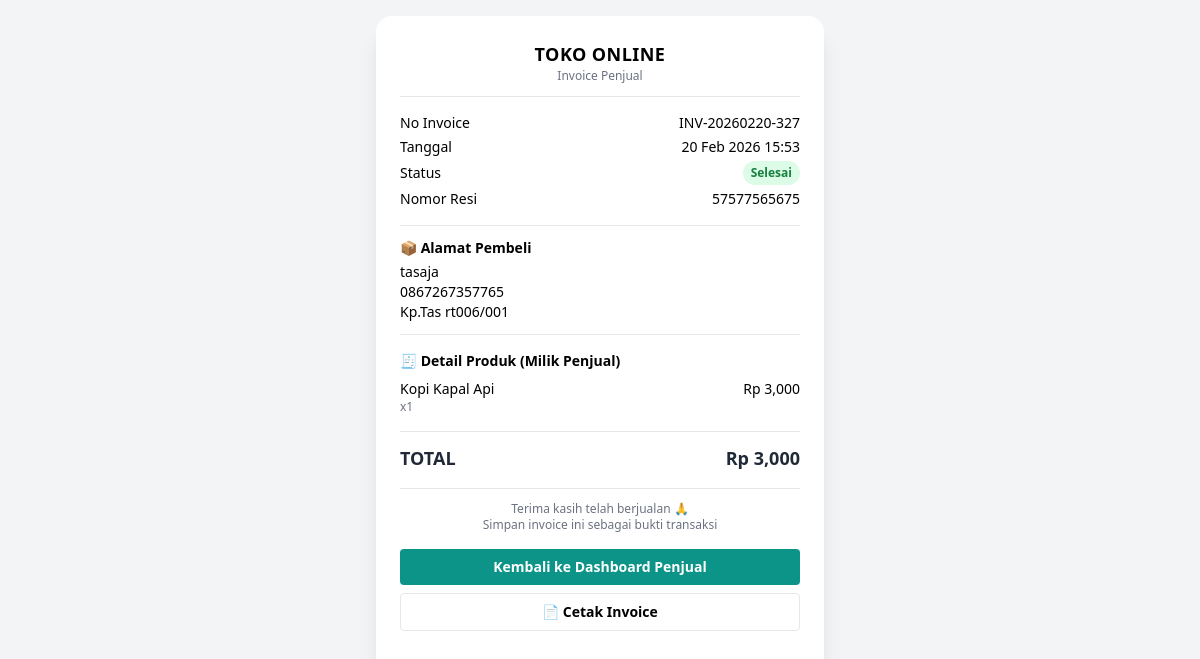
Page /penjual/invoice.php?transaksi_id=327 (signed in) on the committed database.
### tables this page shows
CREATE TABLE `transaksi` (
  `id` int NOT NULL,
  `pembeli_id` int NOT NULL,
  `bank` varchar(50) DEFAULT NULL,
  `no_rekening` varchar(50) DEFAULT NULL,
  `no_telepon` varchar(15) DEFAULT NULL,
  `total` int NOT NULL,
  `resi` varchar(100) DEFAULT NULL,
  `status` enum('menunggu_verifikasi','diproses','dikirim','selesai','refund') NOT NULL DEFAULT 'menunggu_verifikasi',
  `created_at` timestamp NOT NULL DEFAULT CURRENT_TIMESTAMP,
  `pesan_refund` text,
  `notif_dibaca_pembeli` tinyint(1) DEFAULT '1'
);

CREATE TABLE `users` (
  `id` int NOT NULL,
  `role_id` int NOT NULL,
  `nik` char(16) NOT NULL,
  `nama` varchar(100) NOT NULL,
  `email` varchar(100) NOT NULL,
  `password` varchar(255) NOT NULL,
  `created_at` timestamp NOT NULL DEFAULT CURRENT_TIMESTAMP,
  `alamat` text,
  `foto` varchar(255) DEFAULT NULL,
  `reset_token` varchar(255) DEFAULT NULL,
  `reset_expired` datetime DEFAULT NULL,
  `status_login` enum('online','offline') DEFAULT 'offline'
);

CREATE TABLE `transaksi_detail` (
  `id` int NOT NULL,
  `transaksi_id` int NOT NULL,
  `produk_id` int NOT NULL,
  `qty` int NOT NULL,
  `harga` int NOT NULL
);

CREATE TABLE `produk` (
  `id` int NOT NULL,
  `penjual_id` int NOT NULL,
  `kategori_id` int DEFAULT NULL,
  `nama_produk` varchar(150) NOT NULL,
  `deskripsi` text,
  `harga_modal` int NOT NULL,
  `harga` int NOT NULL,
  `margin` int NOT NULL DEFAULT '0',
  `margin_persen` int NOT NULL DEFAULT '0',
  `stok` int NOT NULL DEFAULT '0',
  `gambar` varchar(255) DEFAULT NULL,
  `created_at` timestamp NOT NULL DEFAULT CURRENT_TIMESTAMP,
  `updated_at` timestamp NOT NULL DEFAULT CURRENT_TIMESTAMP ON UPDATE CURRENT_TIMESTAMP
);

### penjual/invoice.php (the view, shortened to what this page needs)
<?php
include '../config/koneksi.php';
$penjual_id = $_SESSION['user_id'];
$transaksi_id = intval($_GET['transaksi_id'] ?? 0);
$q = mysqli_query($conn, "
    SELECT
        t.id,
        t.created_at,
        u.nama,
        u.alamat,
        t.no_telepon
    FROM transaksi t
    JOIN users u ON t.pembeli_id = u.id
    WHERE t.id = $transaksi_id
");
$transaksi = mysqli_fetch_assoc($q);
$qStatus = mysqli_query($conn, "
    SELECT status
    FROM transaksi_penjual
    WHERE transaksi_id = $transaksi_id
    AND penjual_id = $penjual_id
    LIMIT 1
");
$status_row = mysqli_fetch_assoc($qStatus);
$status_penjual = $status_row['status'] ?? 'menunggu';
$qResi = mysqli_query($conn, "
    SELECT resi
    FROM transaksi_penjual
    WHERE transaksi_id = $transaksi_id
    AND penjual_id = $penjual_id
    LIMIT 1
");
$resi_row = mysqli_fetch_assoc($qResi);
$resi = $resi_row['resi'] ?? '';
$qDetail = mysqli_query($conn, "
    SELECT
        d.qty,
        d.harga,
        p.nama_produk
    FROM transaksi_detail d
    JOIN produk p ON d.produk_id = p.id
    WHERE d.transaksi_id = $transaksi_id
    AND p.penjual_id = $penjual_id
");
$items = [];
$total = 0;
while ($d = mysqli_fetch_assoc($qDetail)) {
    $items[] = $d;
    $total += $d['harga'] * $d['qty'];
}
$invoice = [
    'kode'    => 'INV-' . date('Ymd', strtotime($transaksi['created_at'])) . '-' . $transaksi_id,
    'tanggal' => date('d M Y H:i', strtotime($transaksi['created_at'])),
    'total'   => $total,
    'status'  => $status_penjual,
     'resi'    => $resi,
    'alamat'  => [
        'nama'   => $transaksi['nama'],
        'telp'   => $transaksi['no_telepon'],
        'alamat' => $transaksi['alamat']
    ],
    'items' => $items
];
$alamat = $invoice['alamat'];
?>
<!DOCTYPE html>
<html lang="id">
<head>
    <script src="https://cdn.tailwindcss.com"></script>
</head>
<body class="bg-gray-100 min-h-screen flex justify-center p-4">
<div class="bg-white w-full max-w-md rounded-2xl shadow-xl p-6 text-sm font-sans print-area">
    <div class="text-center border-b pb-3 mb-4">
        <h1 class="text-lg font-bold tracking-wide">TOKO ONLINE</h1>
        <p class="text-xs text-gray-500">Invoice Penjual</p>
    </div>
    <div class="mb-4 space-y-1">
        <div class="flex justify-between">
            <span>No Invoice</span>
            <span><?= $invoice['kode'] ?></span>
        </div>
        <div class="flex justify-between">
            <span>Tanggal</span>
            <span><?= $invoice['tanggal'] ?></span>
        </div>
 <div class="flex justify-between items-center">
    <span>Status</span>
    <?php
    $badge = match ($invoice['status']) {
        'menunggu' => 'bg-orange-100 text-orange-700',
        'diproses' => 'bg-blue-100 text-blue-700',
        'dikirim' => 'bg-blue-200 text-blue-800',
        'selesai'  => 'bg-green-100 text-green-700',
        'refund'   => 'bg-red-100 text-red-700',
        default    => 'bg-gray-100 text-gray-700'
    };
    ?>
    <span class="px-2 py-1 text-xs rounded-full font-semibold <?= $badge ?>">
        <?= ucfirst($invoice['status']) ?>
    </span>
</div>
        <div class="flex justify-between">
    <span>Nomor Resi</span>
    <span><?= $invoice['resi'] ?: '-' ?></span>
</div>
    </div>
    <div class="border-t border-b py-3 mb-4">
        <p class="font-bold mb-1">📦 Alamat Pembeli</p>
        <p><?= htmlspecialchars($alamat['nama']) ?></p>
        <p><?= htmlspecialchars($alamat['telp']) ?></p>
        <p><?= htmlspecialchars($alamat['alamat']) ?></p>
    </div>
    <div class="mb-4">
        <p class="font-bold mb-2">🧾 Detail Produk (Milik Penjual)</p>
        <?php foreach ($invoice['items'] as $item): ?>
            <div class="flex justify-between mb-1">
                <div>
                    <p><?= htmlspecialchars($item['nama_produk']) ?></p>
                    <p class="text-xs text-gray-500">x<?= $item['qty'] ?></p>
                </div>
                <p>Rp <?= number_format($item['harga'] * $item['qty']) ?></p>
            </div>
        <?php endforeach; ?>
    </div>
    <div class="border-t pt-3 mb-4">
        <div class="flex justify-between font-bold text-lg text-gray-800">
            <span>TOTAL</span>
            <span>Rp <?= number_format($invoice['total']) ?></span>
        </div>
    </div>
    <div class="text-center text-xs text-gray-500 border-t pt-3">
        Terima kasih telah berjualan 🙏<br>
        Simpan invoice ini sebagai bukti transaksi
    </div>
    <div class="mt-4 flex flex-col gap-2 no-print">
        <a href="../penjual/dashboard.php"
           class="bg-teal-600 text-white py-2 rounded text-center font-bold">
            Kembali ke Dashboard Penjual
        </a>
        <button onclick="window.print()"
           class="border py-2 rounded text-center font-bold">
           📄 Cetak Invoice
        </button>
    </div>
</div>
</body>
</html>

### rows in the picture
transaksi: pembeli.nama "tasaja", no_telepon "0867267357765", pembeli.alamat "Kp.Tas rt006/001"
transaksi_detail: produk.nama_produk "Kopi Kapal Api", qty "1", $item['harga'] * $item['qty'] "3,000"

### other values in the picture
$invoice['kode'] "INV-20260220-327"
$invoice['tanggal'] "20 Feb 2026 15:53"
$invoice['status'] "Selesai"
$invoice['resi'] ?: '-' "57577565675"
$invoice['total'] "3,000"
